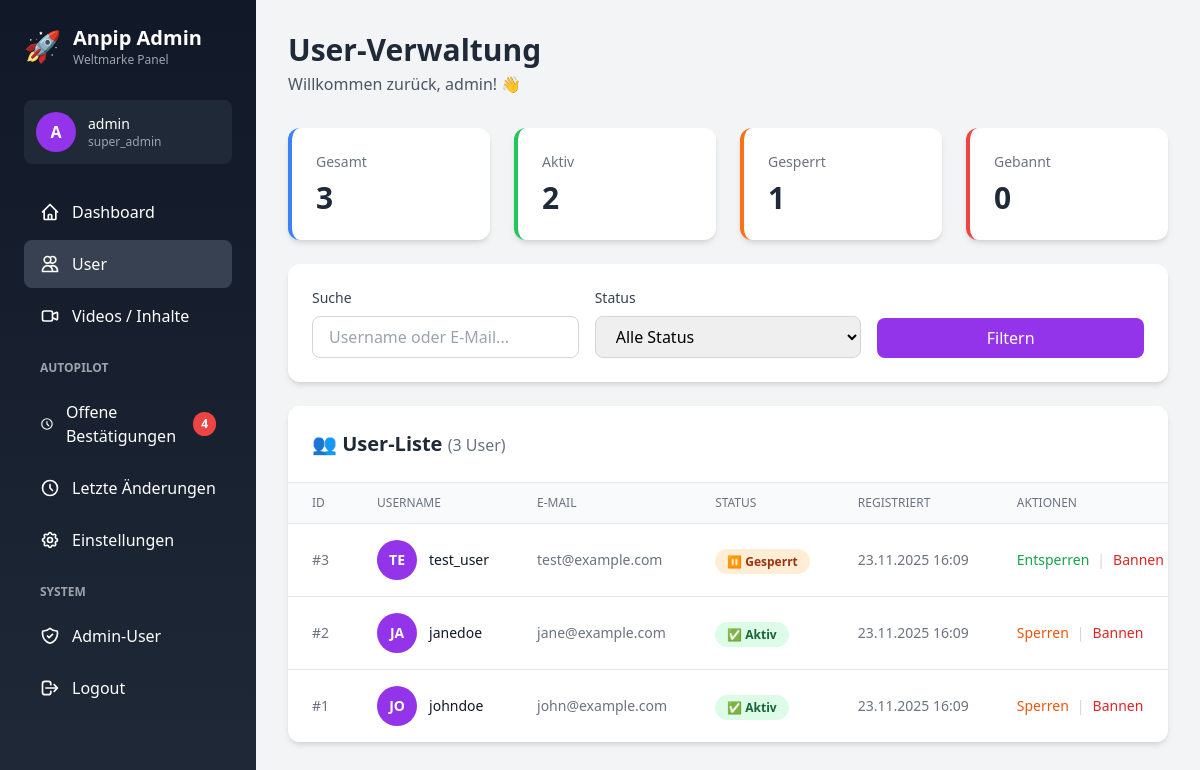
Page /users.php (signed in) on the committed database.
### tables this page shows
CREATE TABLE IF NOT EXISTS `users` (
  `id` INT UNSIGNED AUTO_INCREMENT PRIMARY KEY,
  `username` VARCHAR(50) NOT NULL UNIQUE,
  `email` VARCHAR(100) NOT NULL UNIQUE,
  `status` ENUM('active', 'suspended', 'banned') DEFAULT 'active',
  `created_at` TIMESTAMP DEFAULT CURRENT_TIMESTAMP,
  `last_active_at` TIMESTAMP NULL,
  INDEX idx_status (status),
  INDEX idx_created_at (created_at)
);

### users.php (the view, shortened to what the rows shown need)
<?php
require_once 'config.php';
$currentAdmin = getCurrentAdmin();
$perPage = 25;
$page = isset($_GET['page']) ? max(1, (int)$_GET['page']) : 1;
$offset = ($page - 1) * $perPage;
$countSql = "SELECT COUNT(*) FROM users WHERE 1=1";
$countParams = [];
$countStmt = $pdo->prepare($countSql);
$countStmt->execute($countParams);
$totalUsers = $countStmt->fetchColumn();
$sql = "SELECT * FROM users WHERE 1=1";
$params = [];
$sql .= " ORDER BY created_at DESC LIMIT ? OFFSET ?";
$params[] = $perPage;
$params[] = $offset;
$stmt = $pdo->prepare($sql);
$stmt->execute($params);
$users = $stmt->fetchAll();
$pageTitle = 'User-Verwaltung';
include 'includes/header.php';
$csrfToken = generateCsrfToken();
?>
<div class="bg-white rounded-xl shadow-md overflow-hidden">
    <div class="p-6 border-b border-gray-200">
        <h2 class="text-xl font-bold text-gray-800">
            👥 User-Liste
            <span class="text-gray-500 text-base font-normal">(<?php echo number_format($totalUsers); ?> User)</span>
        </h2>
    </div>
    <?php if (count($users) > 0): ?>
        <div class="overflow-x-auto">
            <table class="min-w-full divide-y divide-gray-200">
                <thead class="bg-gray-50">
                    <tr>
                        <th class="px-6 py-3 text-left text-xs font-medium text-gray-500 uppercase">ID</th>
                        <th class="px-6 py-3 text-left text-xs font-medium text-gray-500 uppercase">Username</th>
                        <th class="px-6 py-3 text-left text-xs font-medium text-gray-500 uppercase">E-Mail</th>
                        <th class="px-6 py-3 text-left text-xs font-medium text-gray-500 uppercase">Status</th>
                        <th class="px-6 py-3 text-left text-xs font-medium text-gray-500 uppercase">Registriert</th>
                        <th class="px-6 py-3 text-left text-xs font-medium text-gray-500 uppercase">Aktionen</th>
                    </tr>
                </thead>
                <tbody class="bg-white divide-y divide-gray-200">
                    <?php foreach ($users as $user): ?>
                        <tr class="hover:bg-gray-50">
                            <td class="px-6 py-4 whitespace-nowrap text-sm text-gray-500">
                                #<?php echo $user['id']; ?>
                            </td>
                            <td class="px-6 py-4 whitespace-nowrap">
                                <div class="flex items-center">
                                    <div class="bg-purple-600 rounded-full w-10 h-10 flex items-center justify-center text-white font-bold text-sm">
                                        <?php echo strtoupper(substr($user['username'], 0, 2)); ?>
                                    </div>
                                    <div class="ml-3">
                                        <div class="text-sm font-medium text-gray-900">
                                            <?php echo clean($user['username']); ?>
                                        </div>
                                    </div>
                                </div>
                            </td>
                            <td class="px-6 py-4 whitespace-nowrap text-sm text-gray-500">
                                <?php echo clean($user['email']); ?>
                            </td>
                            <td class="px-6 py-4 whitespace-nowrap">
                                <?php
                                $statusColors = [
                                    'active' => 'bg-green-100 text-green-800',
                                    'suspended' => 'bg-orange-100 text-orange-800',
                                    'banned' => 'bg-red-100 text-red-800'
                                ];
                                $statusLabels = [
                                    'active' => '✅ Aktiv',
                                    'suspended' => '⏸️ Gesperrt',
                                    'banned' => '🚫 Gebannt'
                                ];
                                ?>
                                <span class="px-3 py-1 text-xs font-semibold rounded-full <?php echo $statusColors[$user['status']]; ?>">
                                    <?php echo $statusLabels[$user['status']]; ?>
                                </span>
                            </td>
                            <td class="px-6 py-4 whitespace-nowrap text-sm text-gray-500">
                                <?php echo formatDateTime($user['created_at']); ?>
                            </td>
                            <td class="px-6 py-4 whitespace-nowrap text-sm">
                                <div class="flex space-x-2">
                                    <?php if ($user['status'] === 'active'): ?>
                                        <a href="?action=suspend&user_id=<?php echo $user['id']; ?>&csrf_token=<?php echo $csrfToken; ?>"
                                           onclick="return confirm('User wirklich sperren?')"
                                           class="text-orange-600 hover:text-orange-900 font-medium">
                                            Sperren
                                        </a>
                                    <?php else: ?>
                                        <a href="?action=activate&user_id=<?php echo $user['id']; ?>&csrf_token=<?php echo $csrfToken; ?>"
                                           class="text-green-600 hover:text-green-900 font-medium">
                                            Entsperren
                                        </a>
                                    <?php endif; ?>
                                    <?php if ($user['status'] !== 'banned'): ?>
                                        <span class="text-gray-300">|</span>
                                        <a href="?action=ban&user_id=<?php echo $user['id']; ?>&csrf_token=<?php echo $csrfToken; ?>"
                                           onclick="return confirm('User PERMANENT bannen?')"
                                           class="text-red-600 hover:text-red-900 font-medium">
                                            Bannen
                                        </a>
                                    <?php endif; ?>
                                </div>
                            </td>
                        </tr>
                    <?php endforeach; ?>
                </tbody>
            </table>
        </div>
    <?php endif; ?>
</div>
<?php include 'includes/footer.php'; ?>

### includes/header.php (shortened to what the rows shown need)
<!DOCTYPE html>
<html lang="de">
<head>
    <script src="https://cdn.tailwindcss.com"></script>
</head>
<body class="bg-gray-100">
    <div class="flex h-screen overflow-hidden">
        <aside id="sidebar" class="w-64 bg-gradient-to-b from-gray-900 to-gray-800 text-white flex-shrink-0 fixed lg:relative h-full z-40 mobile-menu-hidden lg:transform-none">
            <div class="p-6">
                <div class="flex items-center space-x-3 mb-8">
                    <div>
                        <h1 class="text-xl font-bold">Anpip Admin</h1>
                    </div>
                </div>
                <div class="bg-gray-800 rounded-lg p-3 mb-6">
                    <div class="flex items-center space-x-3">
                        <div class="bg-purple-600 rounded-full w-10 h-10 flex items-center justify-center font-bold">
                            <?php echo strtoupper(substr($currentAdmin['username'], 0, 1)); ?>
                        </div>
                        <div class="flex-1 min-w-0">
                            <p class="text-sm font-medium truncate"><?php echo clean($currentAdmin['username']); ?></p>
                            <p class="text-xs text-gray-400"><?php echo clean($currentAdmin['role']); ?></p>
                        </div>
                    </div>
                </div>
            </div>
        </aside>
        <main class="flex-1 overflow-y-auto">
            <div class="container mx-auto px-4 lg:px-8 py-8">
                <div class="mb-8">
                    <h1 class="text-3xl font-bold text-gray-800"><?php echo $pageTitle ?? 'Dashboard'; ?></h1>
                    <p class="text-gray-600 mt-1">Willkommen zurück, <?php echo clean($currentAdmin['username']); ?>! 👋</p>
                </div>

### rows in the picture
users: id "3", username "TE", username "test_user", email "test@example.com", status "⏸️ Gesperrt", created_at "23.11.2025 16:09"
users: id "2", username "JA", username "janedoe", email "jane@example.com", status "✅ Aktiv", created_at "23.11.2025 16:09"
users: id "1", username "JO", username "johndoe", email "john@example.com", status "✅ Aktiv", created_at "23.11.2025 16:09"

### other values in the picture
substr($currentAdmin['username'], 0, 1) "A"
$currentAdmin['username'] "admin"
$currentAdmin['role'] "super_admin"
$pendingCount "4"
$pageTitle "User-Verwaltung"
$userStats['total'] "3"
$userStats['active'] "2"
$userStats['suspended'] "1"
$userStats['banned'] "0"
$totalUsers "3"
